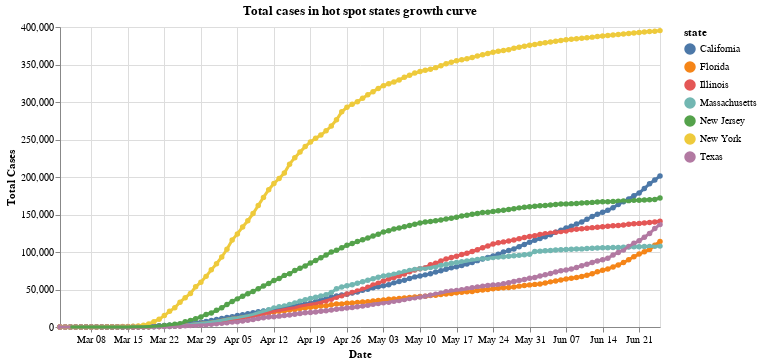

Notebook source saved alongside this figure:
### Markdown cell above
## 5 - Examining case growth curves in "hot spot" states
We defined 'hot spot' states as those who make up more than 4% of the country's cases on the latest date recorded

### Code cell
us_states['date'] = pd.to_datetime(us_states['date'], format="%Y/%m/%d")

recent_cases = us_states[us_states['date']>"2020-03-1"]
hotspot_threshold=total_cases*.04

states_slow_growth = recent_cases[recent_cases['date']==latest_date]
states_slow_growth = states_slow_growth[states_slow_growth['cases']<hotspot_threshold]
states_slow_growth= states_slow_growth["state"]
recent_cases_hot_spot = recent_cases[~recent_cases.state.isin(states_slow_growth)]

scales = alt.selection_interval(bind='scales')
highlight = alt.selection(type='single', on='mouseover', fields=['state'], nearest=True)

base = alt.Chart(recent_cases_hot_spot).mark_line(point=True).encode(
    y=alt.Y('cases:Q', axis=alt.Axis(title='Total Cases')),
#     x='date:T',
    x=alt.X('date:T', axis=alt.Axis(format='%b %d', title='Date')),
#     y='cases:Q',
    color='state:N',
    tooltip=['state', 'cases', 'date']
)


points = base.mark_circle().encode(
    opacity=alt.value(1)
).add_selection(
    highlight
).properties(
    width=600,
    title='Total cases in hot spot states growth curve'
)


lines = base.mark_line().encode(
    size=alt.condition(~highlight, alt.value(1.25), alt.value(3))
)

display(points + lines)

### Figure 1 — Vega-Lite specification as saved in the notebook (floating-point values rounded to 4 significant figures; data arrays with more than 128 entries replaced by an {"elided": "..."} marker saying what was removed)
{"config": {"view": {"continuousWidth": 400, "continuousHeight": 300}}, "layer": [{"mark": "circle", "encoding": {"color": {"type": "nominal", "field": "state"}, "opacity": {"value": 1}, "tooltip": [{"type": "nominal", "field": "state"}, {"type": "quantitative", "field": "cases"}, {"type": "temporal", "field": "date"}], "x": {"type": "temporal", "axis": {"format": "%b %d", "title": "Date"}, "field": "date"}, "y": {"type": "quantitative", "axis": {"title": "Total Cases"}, "field": "cases"}}, "selection": {"selector002": {"type": "single", "on": "mouseover", "fields": ["state"], "nearest": true}}, "title": "Total cases in hot spot states growth curve", "width": 600}, {"mark": "line", "encoding": {"color": {"type": "nominal", "field": "state"}, "size": {"condition": {"value": 1.25, "selection": {"not": "selector002"}}, "value": 3}, "tooltip": [{"type": "nominal", "field": "state"}, {"type": "quantitative", "field": "cases"}, {"type": "temporal", "field": "date"}], "x": {"type": "temporal", "axis": {"format": "%b %d", "title": "Date"}, "field": "date"}, "y": {"type": "quantitative", "axis": {"title": "Total Cases"}, "field": "cases"}}}], "data": {"name": "data-05ddbbfaeb798ea5e6f72b64183305f6"}, "$schema": "https://vega.github.io/schema/vega-lite/v4.0.2.json", "datasets": {"data-05ddbbfaeb798ea5e6f72b64183305f6": {"elided": "810 records"}}}
